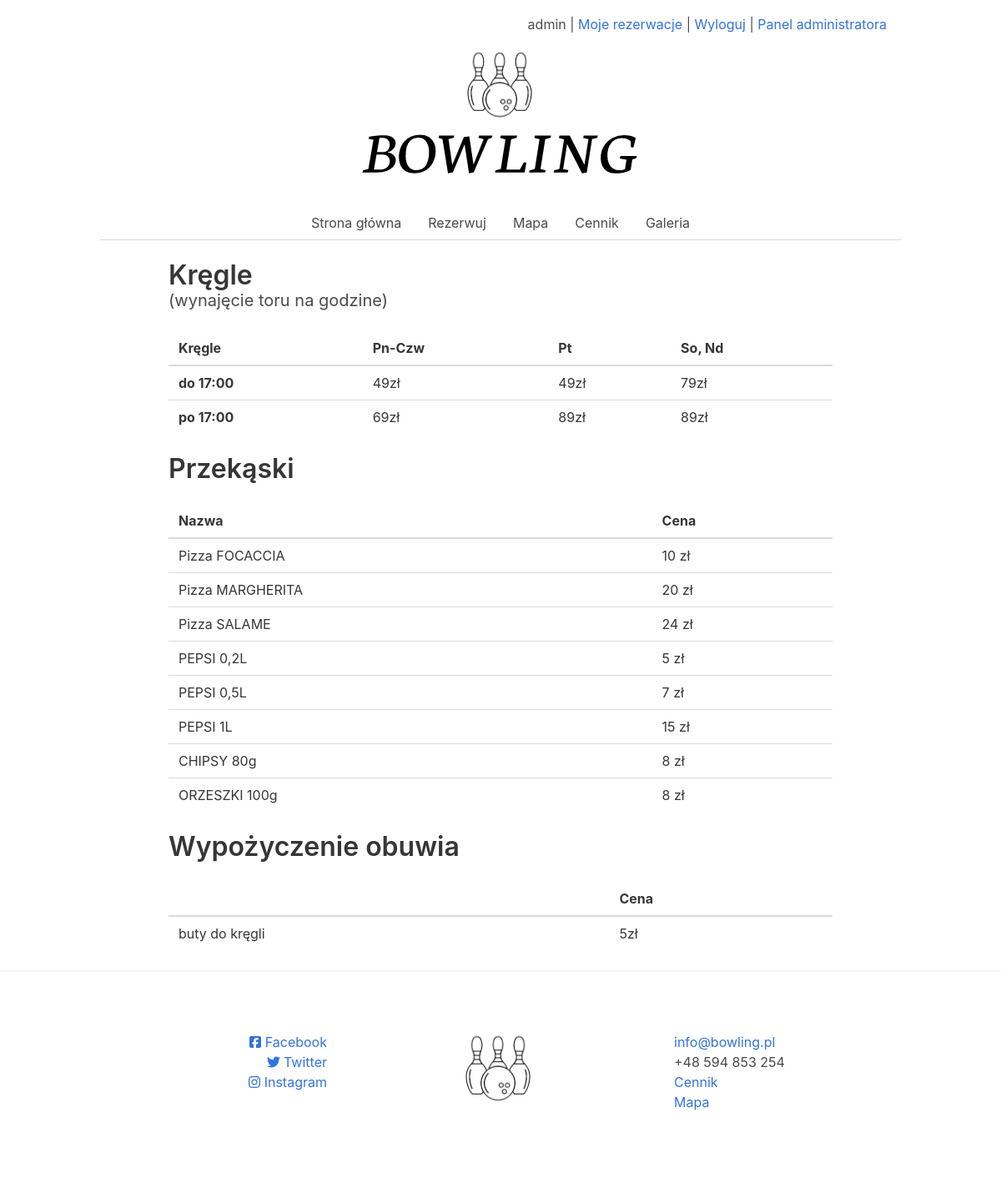
Screenshot of /cennik/ (signed in) with the database file from the repository.
### kregielnia_app/models.py (models this page shows, shortened)
class Przekaski(models.Model):
    class Meta:
        verbose_name_plural = "Przekąski"
    date_added = models.DateTimeField(auto_now_add=True)
    date_modified = models.DateTimeField(auto_now=True)
    wycofana = models.BooleanField(default=False)
    nazwa = models.CharField(max_length=64, null=False, blank=False)
    cena = models.IntegerField(null=False, blank=False)

### kregielnia_app/views.py (the view)
# urls.py: path('cennik/', views.CennikView.as_view(), name="cennik"),
class CennikView(View):
    def get(self, request):
        data = {"przekaski": Przekaski.objects.all()}
        return render(request, "kregielnia_app/cennik.html", data)

### kregielnia_app/templates/kregielnia_app/cennik.html (shortened to what this page needs)
{% extends '_Main/template.html' %}
{% load staticfiles %}
{% block content %}
<div class="column is-10 is-offset-1">
  <h1 class="title">
    Kręgle <p class="subtitle">(wynajęcie toru na godzine)</p>
  </h1>
  <table class="table is-fullwidth">
    <thead class="thead">
      <th>Kręgle</th>
      <th>Pn-Czw</th>
      <th>Pt</th>
      <th>So, Nd</th>
    </thead>
    <tbody>
      <tr>
        <td><b>do 17:00</b></td>
        <td>49zł</td>
        <td>49zł</td>
        <td>79zł</td>
      </tr>
      <tr>
        <td><b>po 17:00</b></td>
        <td>69zł</td>
        <td>89zł</td>
        <td>89zł</td>
      </tr>
    </tbody>
  </table>
  <h1 class="title">
    Przekąski
  </h1>
  <table class="table is-fullwidth">
    <thead class="thead">
      <th>Nazwa</th>
      <th>Cena</th>
    </thead>
    <tbody>
      {% for przekaska in przekaski %}
      <tr>
        <td>{{przekaska.nazwa}}</td>
        <td>{{przekaska.cena}}&nbsp;zł</td>
      </tr>
      {% endfor %}
    </tbody>
  </table>
  <h1 class="title">
    Wypożyczenie obuwia
  </h1>
  <table class="table is-fullwidth">
    <thead class="thead">
      <th></th>
      <th>Cena</th>
    </thead>
    <tbody>
      <tr>
        <td>buty do kręgli</td>
        <td>5zł</td>
      </tr>
    </tbody>
  </table>
</div>
{% endblock %}

### Kregielnia/templates/_Main/upper-bar.html (shortened to what this page needs)
<div class="container">
  <div class="columns" style="margin: 3px;">
    <div class="column is-12">
      {% if user.is_authenticated %}
      <span style="margin: 2px;float:right;">
        <span>{{user.username}}
        </span>
        |
        <a href="{% url 'moje_rezerwacje' %}">Moje rezerwacje</a>
        |
        <a href="{% url 'logout' %}">Wyloguj</a>
        {% if user.is_staff %}
        |
        <a href="/admin/">Panel administratora</a>
        {% endif %}
      </span>
      {% else %}
      <span style="margin: 2px;float:right;">
        <a href="{% url 'logowanie' %}?next=/">Logowanie</a>
        |
        <a href="{% url 'rejestracja' %}">Rejestracja</a>
      </span>
      {% endif %}
    </div>
  </div>
</div>

### rows the page displays
Przekaski: nazwa "Pizza FOCACCIA", cena "10"
Przekaski: nazwa "Pizza MARGHERITA", cena "20"
Przekaski: nazwa "Pizza SALAME", cena "24"
Przekaski: nazwa "PEPSI 0,2L", cena "5"
Przekaski: nazwa "PEPSI 0,5L", cena "7"
Przekaski: nazwa "PEPSI 1L", cena "15"
Przekaski: nazwa "CHIPSY 80g", cena "8"
Przekaski: nazwa "ORZESZKI 100g", cena "8"

### other values shown
{{ user.username }} "admin"
